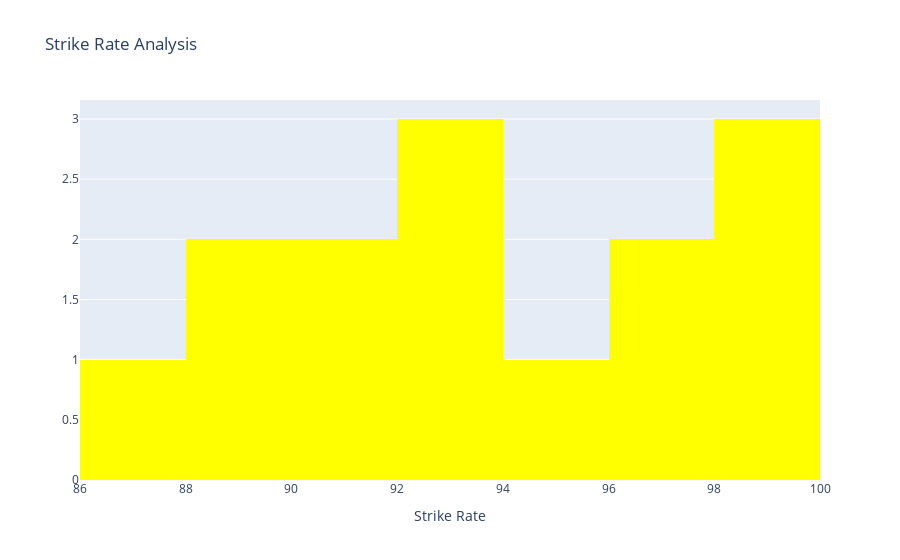

The notebook cell saved with this chart:
### Code cell
trace =  go.Histogram(x=sr.batsman_runs,
                      marker={'color':'yellow'},
                      xbins={'size':2,'start':50,'end':100})

data = [trace]

layout = go.Layout(title='Strike Rate Analysis', 
                   xaxis={'title':'Strike Rate'})

fig = go.Figure(data, layout)

fig.show()

### Figure 1 — Plotly figure (JSON) as saved in the notebook; plotly's stock layout.template omitted (floating-point values rounded to 4 significant figures; data arrays with more than 128 entries replaced by an {"elided": "..."} marker saying what was removed)
{"data": [{"marker": {"color": "yellow"}, "type": "histogram", "x": {"elided": "162 float values"}, "xbins": {"end": 100, "size": 2, "start": 50}}], "layout": {"title": {"text": "Strike Rate Analysis"}, "xaxis": {"title": {"text": "Strike Rate"}}}}
